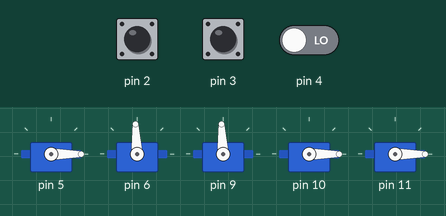
This sketch was run on a simulated Arduino Uno, built with avr-gcc and run on an emulated ATmega328P. On the bench: 5 × servo. The inputs (shaded band) are chosen by the test bench; at power-on: pin 2 LOW, pin 3 LOW, pin 4 LOW.

Above: at 1.2 s.
1.3 s: pin 2 pulsed HIGH 2 times (0.12 s each, 0.3 s apart)
At 1.7 s:
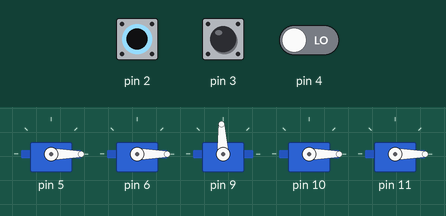
At 3.6 s:
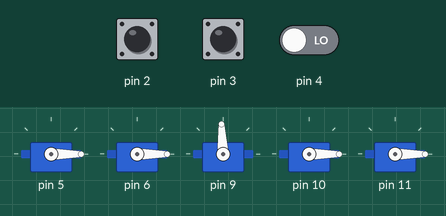
4.3 s: pin 3 pulsed HIGH 2 times (0.12 s each, 0.3 s apart)
At 9.1 s:
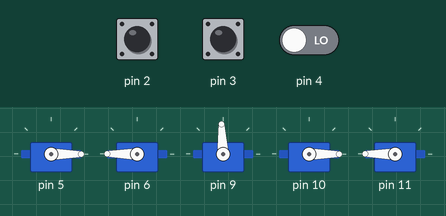
Timing chart, 0 to 13.9 s (numbered marks = the images above; inputs shaded):
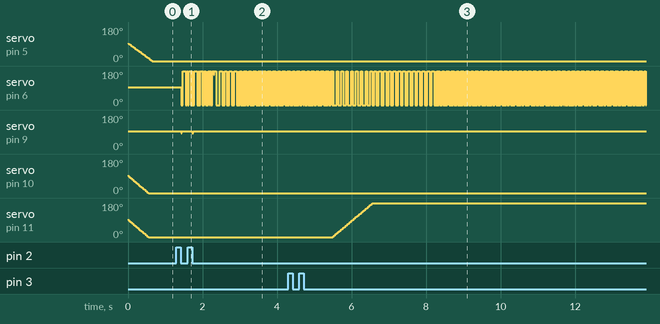

The sketch:

jd7930.ino
```cpp
// (licence header left out)
#include <PinChangeInt.h>
#include <Servo.h>

struct sig {
  volatile boolean isOn;
  volatile unsigned long start;
  volatile int len;
};
typedef struct sig Sig;
Sig signals[13] = {0};

struct serv {
  volatile int actualPWM;
  volatile int requiredPWM;
  volatile int pinIn;
  volatile boolean invert;
  volatile unsigned long tempo;
  volatile unsigned long lastMove;
  volatile boolean anglemode;
  volatile int prcRatio;
  Servo outservo;
};
typedef struct serv Serv;
Serv outputs[13] = {0};

void setup() {
  Serial.begin(115200);
  for(uint8_t pin=0; pin<13; pin++){
    outputs[pin].actualPWM=1500;
    outputs[pin].tempo=0;
    outputs[pin].invert=false;
    outputs[pin].pinIn=0;
    outputs[pin].anglemode=false;
    outputs[pin].prcRatio = 100;
  }
  PCintPort::attachInterrupt(2 , &computeInput, CHANGE); // motors
  PCintPort::attachInterrupt(3 , &computeInput, CHANGE); // rear lift
  PCintPort::attachInterrupt(4 , &computeInput, CHANGE); // steering

  outputs[5].pinIn=4;
  outputs[5].tempo=30;
  outputs[6].pinIn=2;
  outputs[6].tempo=0;
  outputs[6].prcRatio = 81;
  outputs[9].pinIn=2;
  outputs[9].tempo=0;
  outputs[10].pinIn=3;
  outputs[10].tempo=50;
  outputs[10].anglemode=true;
  outputs[11].pinIn=3;
  outputs[11].tempo=50;
  outputs[11].invert=true;
  outputs[11].anglemode=true;

  for(uint8_t pin=0; pin<13; pin++){
    if (outputs[pin].pinIn!=0){
      outputs[pin].outservo.attach(pin);
      outputs[pin].outservo.writeMicroseconds(1500);
    };
    if (outputs[pin].tempo>500){
      outputs[pin].tempo=500;
    };
  };
}

//Read the signal
void computeInput(){
  int pin = PCintPort::arduinoPin;
  if(digitalRead(pin) == HIGH){
    signals[pin].start = micros();
  }else{
    if(signals[pin].start && (signals[pin].isOn == false)){
      if (abs(signals[pin].len - (int)(micros() - signals[pin].start))>20){
        signals[pin].len = (int)(micros() - signals[pin].start);
      };
      signals[pin].start = 0;
      signals[pin].isOn = true;
    }
  }
}

int invertPWM(int PWMsignal)
{
  return (-1)*(PWMsignal-1500)+1500;
};

int PWM2deg(int pwmsig)
{
  //Convert PWM signal to an angle in degrees
  //1000/1500/2000
  //->
  //0/90/180
  float tmp = pwmsig-1000.0;
  if (tmp<0){
    tmp=0;
  };
  if (tmp>1000){
    tmp=1000;
  };
  int res = (tmp/1000.0)*180.0;
  return res;
};

void electronicDiff(int steer, int rightMotor, int leftMotor)
{
  //ElectronicalDiff
  int steerAngle;
  float angle;
  steerAngle = invertPWM(outputs[steer].actualPWM); //Steering servo is head down
  angle = (1500-steerAngle)/15.0;

  outputs[leftMotor].actualPWM = outputs[leftMotor].actualPWM + int((outputs[leftMotor].actualPWM-1500.0) * float(angle/100.0));
  outputs[rightMotor].actualPWM = outputs[rightMotor].actualPWM - int((outputs[rightMotor].actualPWM-1500.0) * float(angle/100.0));
};

void loop(){
  float tmpPWM;
  int PWMmax;
  delay(10);
  //Check which values to set on output
  for(uint8_t pin=0; pin<13; pin++){
    if (outputs[pin].pinIn!=0){
      if (signals[outputs[pin].pinIn].isOn){
        tmpPWM = float(signals[outputs[pin].pinIn].len);
        outputs[pin].requiredPWM = 1500 + int((tmpPWM-1500.0) * float(outputs[pin].prcRatio/100.0));
        if (outputs[pin].invert){
          outputs[pin].requiredPWM = invertPWM(outputs[pin].requiredPWM);
        };
        if (! outputs[pin].tempo){
          outputs[pin].actualPWM = outputs[pin].requiredPWM;
        };
      };
    };
  };

  //Compute delayed outputs
  for(uint8_t pin=0; pin<13; pin++){
    if (outputs[pin].pinIn!=0){
      if (outputs[pin].tempo){
          PWMmax = int(((500) / outputs[pin].tempo));
          if (PWMmax>abs(outputs[pin].requiredPWM-outputs[pin].actualPWM)){
             PWMmax = abs(outputs[pin].requiredPWM-outputs[pin].actualPWM);
          };
          if (abs(outputs[pin].requiredPWM-outputs[pin].actualPWM)>18)
          {
            if (outputs[pin].requiredPWM>outputs[pin].actualPWM){
              outputs[pin].actualPWM = outputs[pin].actualPWM + PWMmax;
            } else {
              outputs[pin].actualPWM = outputs[pin].actualPWM - PWMmax;
            };
          };
      };
    };
  };

  electronicDiff(5, 6, 9);

  //Set output values
  for(uint8_t pin=0; pin<13; pin++){
    if (outputs[pin].pinIn!=0){
        if (outputs[pin].anglemode){
          outputs[pin].outservo.write(PWM2deg(outputs[pin].actualPWM));
        }else{
          outputs[pin].outservo.writeMicroseconds(outputs[pin].actualPWM);
        };
    };
  };

  //Reset values
  for(uint8_t pin=0; pin<13; pin++){
    if(signals[pin].isOn){
      signals[pin].isOn = false;
    }
  }
}
```

Measured:
- after the input at 1.3 s, servo on pin 9: alternates 93° for 0.28 s and 83° for 0.02 s, 4 changes in all, then stays 93°, starting after 0.13 s
- after the input at 4.3 s, servo on pin 11: moves from 0° to 180° over 1.1 s, starting after 1.2 s
